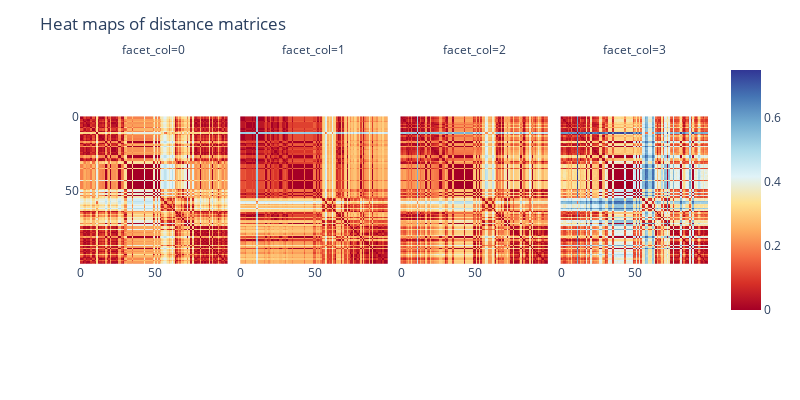

Notebook code for this chart:
### Markdown cell above
### Heatmaps

### Code cell
heatmaps((D1_1[0],D2_1[0],D3_1[0], D_sliced_1))

### Figure 1 — Plotly figure (JSON) as saved in the notebook; plotly's stock layout.template omitted (floating-point values rounded to 4 significant figures; data arrays with more than 128 entries replaced by an {"elided": "..."} marker saying what was removed)
{"data": [{"coloraxis": "coloraxis", "hovertemplate": "x: %{x}<br>y: %{y}<br>color: %{z}<extra></extra>", "name": "0", "type": "heatmap", "xaxis": "x", "yaxis": "y", "z": {"elided": "100x100 float values"}}, {"coloraxis": "coloraxis", "hovertemplate": "x: %{x}<br>y: %{y}<br>color: %{z}<extra></extra>", "name": "1", "type": "heatmap", "xaxis": "x2", "yaxis": "y2", "z": {"elided": "100x100 float values"}}, {"coloraxis": "coloraxis", "hovertemplate": "x: %{x}<br>y: %{y}<br>color: %{z}<extra></extra>", "name": "2", "type": "heatmap", "xaxis": "x3", "yaxis": "y3", "z": {"elided": "100x100 float values"}}, {"coloraxis": "coloraxis", "hovertemplate": "x: %{x}<br>y: %{y}<br>color: %{z}<extra></extra>", "name": "3", "type": "heatmap", "xaxis": "x4", "yaxis": "y4", "z": {"elided": "100x100 float values"}}], "layout": {"annotations": [{"font": {}, "showarrow": false, "text": "facet_col=0", "x": 0.1175, "xanchor": "center", "xref": "paper", "y": 1, "yanchor": "bottom", "yref": "paper"}, {"font": {}, "showarrow": false, "text": "facet_col=1", "x": 0.3725, "xanchor": "center", "xref": "paper", "y": 1, "yanchor": "bottom", "yref": "paper"}, {"font": {}, "showarrow": false, "text": "facet_col=2", "x": 0.6275, "xanchor": "center", "xref": "paper", "y": 1, "yanchor": "bottom", "yref": "paper"}, {"font": {}, "showarrow": false, "text": "facet_col=3", "x": 0.8825, "xanchor": "center", "xref": "paper", "y": 1, "yanchor": "bottom", "yref": "paper"}], "coloraxis": {"colorscale": [[0, "rgb(165,0,38)"], [0.1111, "rgb(215,48,39)"], [0.2222, "rgb(244,109,67)"], [0.3333, "rgb(253,174,97)"], [0.4444, "rgb(254,224,144)"], [0.5556, "rgb(224,243,248)"], [0.6667, "rgb(171,217,233)"], [0.7778, "rgb(116,173,209)"], [0.8889, "rgb(69,117,180)"], [1, "rgb(49,54,149)"]]}, "height": 400, "margin": {"t": 60}, "title": {"text": "Heat maps of distance matrices"}, "width": 800, "xaxis": {"anchor": "y", "constrain": "domain", "domain": [0, 0.235], "scaleanchor": "y"}, "xaxis2": {"anchor": "y2", "domain": [0.255, 0.49], "matches": "x"}, "xaxis3": {"anchor": "y3", "domain": [0.51, 0.745], "matches": "x"}, "xaxis4": {"anchor": "y4", "domain": [0.765, 1.0], "matches": "x"}, "yaxis": {"anchor": "x", "autorange": "reversed", "constrain": "domain", "domain": [0, 1]}, "yaxis2": {"anchor": "x2", "domain": [0, 1], "matches": "y", "showticklabels": false}, "yaxis3": {"anchor": "x3", "domain": [0, 1], "matches": "y", "showticklabels": false}, "yaxis4": {"anchor": "x4", "domain": [0, 1], "matches": "y", "showticklabels": false}}}
